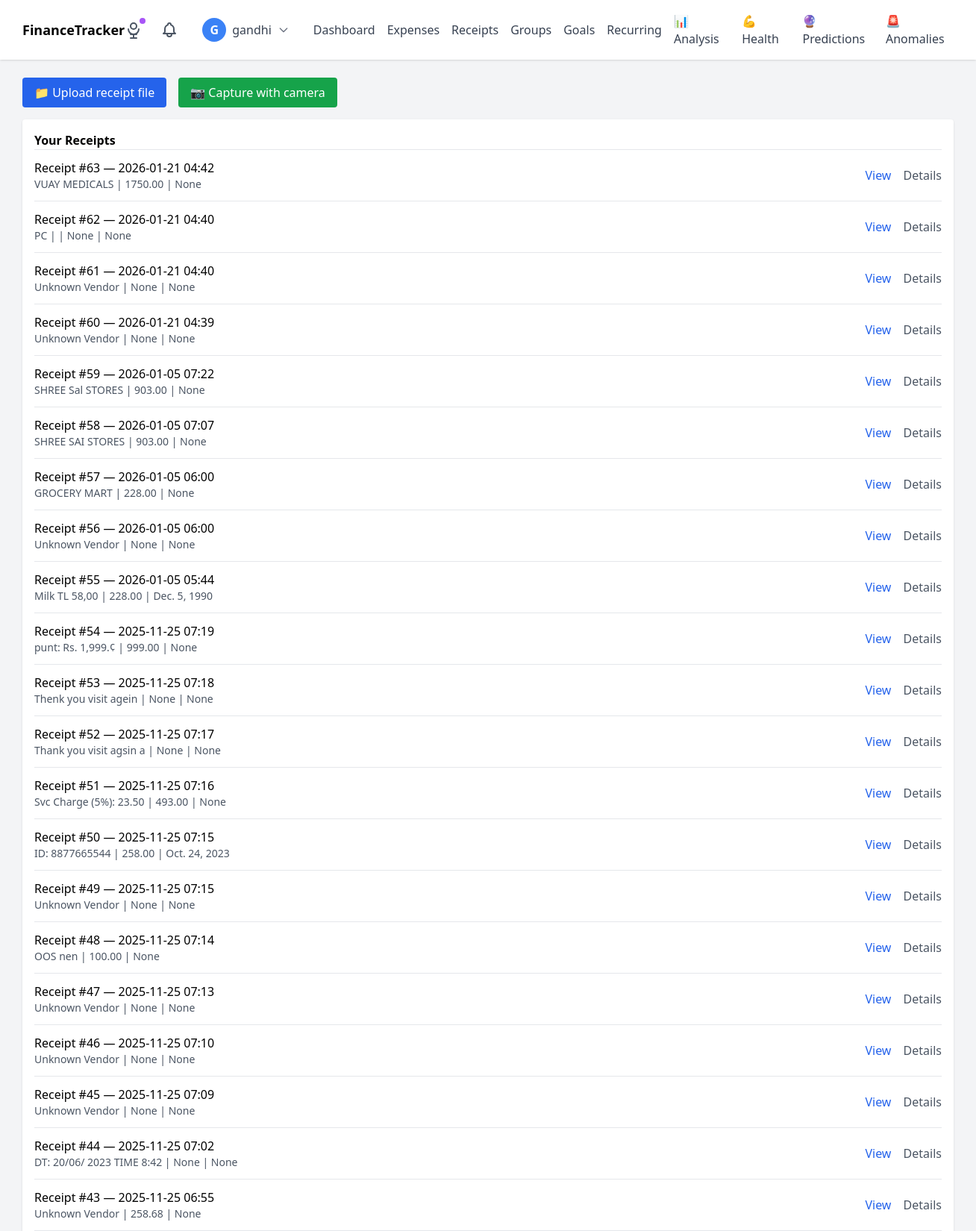
Page /receipts/ (signed in, upper part) on the committed database.
### expenses/models.py (models this page shows, shortened)
class Receipt(models.Model):
    owner = models.ForeignKey(get_user_model(), on_delete=models.CASCADE, related_name='receipts')
    image = models.ImageField(upload_to='receipts/')
    uploaded_at = models.DateTimeField(auto_now_add=True)
    ocr_text = models.TextField(blank=True)
    parsed_amount = models.DecimalField(max_digits=10, decimal_places=2, null=True, blank=True)
    parsed_date = models.DateField(null=True, blank=True)
    parsed_vendor = models.CharField(max_length=128, blank=True, default='Unknown Vendor')  # Add default value

### expenses/views.py (the view)
# urls.py: path('receipts/', views.receipt_list, name='receipt_list'),
@login_required
def receipt_list(request):
    receipts = Receipt.objects.filter(owner=request.user).order_by('-uploaded_at')
    return render(request, 'expenses/receipt_list.html', {'receipts': receipts})

### reminders/context_processors.py (called while the page is built)
def pending_reminders_count(request):
    if request.user.is_authenticated:
        return {
            'pending_reminders_count': Reminder.objects.filter(
                user=request.user,
                status='pending',
                in_app_notified=False
            ).count()
        }
    return {'pending_reminders_count': 0}

### templates/expenses/receipt_list.html
{% extends 'expenses/base.html' %}
{% block content %}
  <div class="space-y-4">
    <div class="flex gap-4">
        <a href="{% url 'expenses:receipt_upload' %}" class="bg-blue-600 text-white px-4 py-2 rounded inline-block">📁 Upload receipt file</a>
        <a href="{% url 'expenses:receipt_capture' %}" class="bg-green-600 text-white px-4 py-2 rounded inline-block">📷 Capture with camera</a>
    </div>
    <div class="bg-white p-4 rounded shadow">
      <h3 class="font-semibold">Your Receipts</h3>
      {% for r in receipts %}
        <div class="border-t py-3 flex justify-between items-center">
          <div>
            <div class="font-medium">Receipt #{{ r.pk }} — {{ r.uploaded_at|date:"Y-m-d H:i" }}</div>
            <div class="text-sm text-gray-600">{{ r.parsed_vendor }} | {{ r.parsed_amount }} | {{ r.parsed_date }}</div>
          </div>
          <div>
            <a href="{{ r.image.url }}" target="_blank" class="text-blue-600 mr-3">View</a>
            <a href="{% url 'expenses:receipt_list' %}?id={{ r.pk }}" class="text-gray-600">Details</a>
          </div>
        </div>
      {% empty %}
        <p class="p-4">No receipts yet.</p>
      {% endfor %}
    </div>
  </div>
{% endblock %}

### templates/expenses/base.html (shortened to what this page needs)
{% load static %}
<!doctype html>
<html lang="en">
<head>
  <script src="https://cdn.tailwindcss.com"></script>
</head>
<body class="bg-gray-100 min-h-screen">
 <nav class="bg-white shadow">
  <div class="container mx-auto px-4 py-4 flex justify-between items-center">
    <a href="{% url 'home' %}" class="font-bold text-lg">
      FinanceTracker
    </a>
    {% if user.is_authenticated %}
    <div class="flex items-center space-x-6">
      <a href="{% url 'expenses:voice_test' %}" class="relative group">
        <span class="absolute -top-1 -right-1 w-2 h-2 bg-purple-500 rounded-full animate-pulse"></span>
      </a>
      <a href="{% url 'reminders:notifications' %}" class="relative">
      </a>
      <div class="relative">
        <button onclick="toggleUserMenu()" class="flex items-center space-x-2 focus:outline-none hover:bg-gray-50 px-2 py-1 rounded-lg transition">
          <div class="w-8 h-8 bg-blue-500 rounded-full flex items-center justify-center text-white font-semibold">
            {{ user.username|first|upper }}
          </div>
          <span class="text-gray-700 font-medium">{{ user.username }}</span>
          <svg class="w-4 h-4 text-gray-500" fill="none" stroke="currentColor" viewBox="0 0 24 24">
            <path stroke-linecap="round" stroke-linejoin="round" stroke-width="2" d="M19 9l-7 7-7-7"></path>
          </svg>
        </button>
      </div>
      <div class="hidden lg:flex items-center space-x-4 text-gray-700">
        <a href="{% url 'expenses:dashboard' %}" class="hover:text-blue-600">Dashboard</a>
        <a href="{% url 'expenses:expense_list' %}" class="hover:text-blue-600">Expenses</a>
        <a href="{% url 'expenses:receipt_list' %}" class="hover:text-blue-600">Receipts</a>
        <a href="{% url 'groups:group_list' %}" class="hover:text-blue-600">Groups</a>
        <a href="{% url 'goals:goals_dashboard' %}" class="hover:text-blue-600">Goals</a>
        <a href="{% url 'recurring:dashboard' %}" class="hover:text-blue-600">Recurring</a>
        <a href="{% url 'expenses:analysis_dashboard' %}" class="hover:text-blue-600 {% if request.path == '/analysis/' %}text-blue-600 font-semibold{% endif %}">
          📊 Analysis
        </a>
        <a href="{% url 'expenses:financial_health' %}" class="hover:text-blue-600">💪 Health</a>
        <a href="{% url 'expenses:prediction_dashboard' %}" class="hover:text-blue-600">🔮 Predictions</a>
        <a href="{% url 'expenses:anomaly_dashboard' %}" class="hover:text-blue-600">🚨 Anomalies</a>
      </div>
    </div>
    {% endif %}
  </div>
</nav>
<main class="container mx-auto px-4 py-6">
  {% block content %}{% endblock %}
</main>
</body>
</html>

### templates/expenses/base.html (style rules this page uses)
.transition { transition: all 0.2s ease; }

### rows in the picture
Receipt: pk "63", uploaded_at "2026-01-21 04:42", parsed_vendor "VUAY MEDICALS", parsed_amount "1750.00", parsed_date "None"
Receipt: pk "62", uploaded_at "2026-01-21 04:40", parsed_vendor "PC |", parsed_amount "None", parsed_date "None"
Receipt: pk "61", uploaded_at "2026-01-21 04:40", parsed_vendor "Unknown Vendor", parsed_amount "None", parsed_date "None"
Receipt: pk "60", uploaded_at "2026-01-21 04:39", parsed_vendor "Unknown Vendor", parsed_amount "None", parsed_date "None"
Receipt: pk "59", uploaded_at "2026-01-05 07:22", parsed_vendor "SHREE Sal STORES", parsed_amount "903.00", parsed_date "None"
Receipt: pk "58", uploaded_at "2026-01-05 07:07", parsed_vendor "SHREE SAI STORES", parsed_amount "903.00", parsed_date "None"
Receipt: pk "57", uploaded_at "2026-01-05 06:00", parsed_vendor "GROCERY MART", parsed_amount "228.00", parsed_date "None"
Receipt: pk "56", uploaded_at "2026-01-05 06:00", parsed_vendor "Unknown Vendor", parsed_amount "None", parsed_date "None"
Receipt: pk "55", uploaded_at "2026-01-05 05:44", parsed_vendor "Milk TL 58,00", parsed_amount "228.00", parsed_date "Dec. 5, 1990"
Receipt: pk "54", uploaded_at "2025-11-25 07:19", parsed_vendor "punt: Rs. 1,999.¢", parsed_amount "999.00", parsed_date "None"
Receipt: pk "53", uploaded_at "2025-11-25 07:18", parsed_vendor "Thenk you visit agein", parsed_amount "None", parsed_date "None"
Receipt: pk "52", uploaded_at "2025-11-25 07:17", parsed_vendor "Thank you visit agsin a", parsed_amount "None", parsed_date "None"
Receipt: pk "51", uploaded_at "2025-11-25 07:16", parsed_vendor "Svc Charge (5%): 23.50", parsed_amount "493.00", parsed_date "None"
Receipt: pk "50", uploaded_at "2025-11-25 07:15", parsed_vendor "ID: 8877665544", parsed_amount "258.00", parsed_date "Oct. 24, 2023"
Receipt: pk "49", uploaded_at "2025-11-25 07:15", parsed_vendor "Unknown Vendor", parsed_amount "None", parsed_date "None"
Receipt: pk "48", uploaded_at "2025-11-25 07:14", parsed_vendor "OOS nen", parsed_amount "100.00", parsed_date "None"
Receipt: pk "47", uploaded_at "2025-11-25 07:13", parsed_vendor "Unknown Vendor", parsed_amount "None", parsed_date "None"
Receipt: pk "46", uploaded_at "2025-11-25 07:10", parsed_vendor "Unknown Vendor", parsed_amount "None", parsed_date "None"
Receipt: pk "45", uploaded_at "2025-11-25 07:09", parsed_vendor "Unknown Vendor", parsed_amount "None", parsed_date "None"
Receipt: pk "44", uploaded_at "2025-11-25 07:02", parsed_vendor "DT: 20/06/ 2023 TIME 8:42", parsed_amount "None", parsed_date "None"
Receipt: pk "43", uploaded_at "2025-11-25 06:55", parsed_vendor "Unknown Vendor", parsed_amount "258.68", parsed_date "None"

### other values in the picture
{{ user.username|first|upper }} "G"
{{ user.username }} "gandhi"
